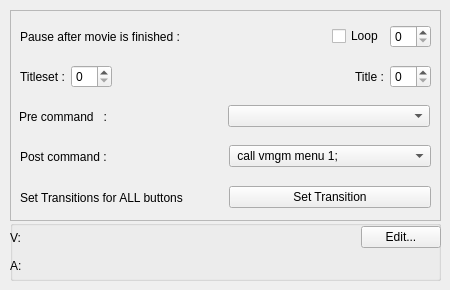
   <widget class="QWidget" name="tab">
    <attribute name="title">
     <string>Properties</string>
    </attribute>
    <widget class="QFrame" name="frame_3">
     <property name="geometry">
      <rect>
       <x>10</x>
       <y>10</y>
       <width>431</width>
       <height>211</height>
      </rect>
     </property>
     <property name="frameShape">
      <enum>QFrame::StyledPanel</enum>
     </property>
     <property name="frameShadow">
      <enum>QFrame::Raised</enum>
     </property>
     <widget class="QWidget" name="horizontalLayoutWidget_10">
      <property name="geometry">
       <rect>
        <x>10</x>
        <y>10</y>
        <width>411</width>
        <height>33</height>
       </rect>
      </property>
      <layout class="QHBoxLayout" name="horizontalLayout_10">
       <item>
        <widget class="QLabel" name="textLabel2">
         <property name="text">
          <string>Pause after movie is finished :</string>
         </property>
        </widget>
       </item>
       <item>
        <spacer name="horizontalSpacer_5">
         <property name="orientation">
          <enum>Qt::Horizontal</enum>
         </property>
         <property name="sizeHint" stdset="0">
          <size>
           <width>40</width>
           <height>20</height>
          </size>
         </property>
        </spacer>
       </item>
       <item>
        <widget class="QCheckBox" name="m_pCheckLoop">
         <property name="text">
          <string>Loop</string>
         </property>
        </widget>
       </item>
       <item>
        <widget class="QSpinBox" name="m_pSpinBoxPause"/>
       </item>
      </layout>
     </widget>
     <widget class="QWidget" name="horizontalLayoutWidget_11">
      <property name="geometry">
       <rect>
        <x>10</x>
        <y>50</y>
        <width>411</width>
        <height>33</height>
       </rect>
      </property>
      <layout class="QHBoxLayout" name="horizontalLayout_11">
       <item>
        <widget class="QLabel" name="textLabel2_3">
         <property name="text">
          <string>Titleset :</string>
         </property>
        </widget>
       </item>
       <item>
        <widget class="QSpinBox" name="m_pSpinBoxTitleset"/>
       </item>
       <item>
        <spacer name="horizontalSpacer_6">
         <property name="orientation">
          <enum>Qt::Horizontal</enum>
         </property>
         <property name="sizeHint" stdset="0">
          <size>
           <width>40</width>
           <height>20</height>
          </size>
         </property>
        </spacer>
       </item>
       <item>
        <widget class="QLabel" name="m_pLabelTitle">
         <property name="text">
          <string>Title :</string>
         </property>
        </widget>
       </item>
       <item>
        <widget class="QSpinBox" name="m_pSpinBoxTitle"/>
       </item>
      </layout>
     </widget>
     <widget class="QWidget" name="horizontalLayoutWidget_12">
      <property name="geometry">
       <rect>
        <x>9</x>
        <y>90</y>
        <width>411</width>
        <height>33</height>
       </rect>
      </property>
      <layout class="QHBoxLayout" name="horizontalLayout_12">
       <item>
        <widget class="QLabel" name="textLabel3">
         <property name="text">
          <string>Pre command   :</string>
         </property>
        </widget>
       </item>
       <item>
        <widget class="QComboBox" name="m_pComboPreCommand"/>
       </item>
      </layout>
     </widget>
     <widget class="QWidget" name="horizontalLayoutWidget_13">
      <property name="geometry">
       <rect>
        <x>10</x>
        <y>130</y>
        <width>411</width>
        <height>33</height>
       </rect>
      </property>
      <layout class="QHBoxLayout" name="horizontalLayout_13">
       <item>
        <widget class="QLabel" name="textLabel3_2">
         <property name="text">
          <string>Post command :</string>
         </property>
        </widget>
       </item>
       <item>
        <widget class="QComboBox" name="m_pComboPostCommand">
         <item>
          <property name="text">
           <string> call vmgm menu 1;</string>
          </property>
         </item>
        </widget>
       </item>
      </layout>
     </widget>
     <widget class="QWidget" name="horizontalLayoutWidget_14">
      <property name="geometry">
       <rect>
        <x>10</x>
        <y>170</y>
        <width>411</width>
        <height>35</height>
       </rect>
      </property>
      <layout class="QHBoxLayout" name="horizontalLayout_14">
       <item>
        <widget class="QLabel" name="m_pLabelTransition">
         <property name="text">
          <string>Set Transitions for ALL buttons</string>
         </property>
        </widget>
       </item>
       <item>
        <widget class="QPushButton" name="m_pButtonTransition">
         <property name="text">
          <string>Set Transition</string>
         </property>
        </widget>
       </item>
      </layout>
     </widget>
    </widget>
    <widget class="QGroupBox" name="m_pGroupCurrentFormat">
     <property name="geometry">
      <rect>
       <x>10</x>
       <y>220</y>
       <width>431</width>
       <height>61</height>
      </rect>
     </property>
     <widget class="QWidget" name="horizontalLayoutWidget_8">
      <property name="geometry">
       <rect>
        <x>0</x>
        <y>30</y>
        <width>431</width>
        <height>31</height>
       </rect>
      </property>
      <layout class="QHBoxLayout" name="horizontalLayout_8">
       <item>
        <widget class="QLabel" name="textLabel1_8">
         <property name="text">
          <string>A:</string>
         </property>
        </widget>
       </item>
       <item>
        <widget class="QLabel" name="m_pLabelAudioFormat">
         <property name="text">
          <string/>
         </property>
        </widget>
       </item>
       <item>
        <widget class="QLabel" name="m_pLabelAudioCodec">
         <property name="text">
          <string/>
         </property>
        </widget>
       </item>
       <item>
        <spacer name="horizontalSpacer_4">
         <property name="orientation">
          <enum>Qt::Horizontal</enum>
         </property>
         <property name="sizeHint" stdset="0">
          <size>
           <width>40</width>
           <height>20</height>
          </size>
         </property>
        </spacer>
       </item>
      </layout>
     </widget>
     <widget class="QWidget" name="horizontalLayoutWidget_9">
      <property name="geometry">
       <rect>
        <x>0</x>
        <y>0</y>
        <width>431</width>
        <height>35</height>
       </rect>
      </property>
      <layout class="QHBoxLayout" name="horizontalLayout_9">
       <item>
        <widget class="QLabel" name="textLabel1_7">
         <property name="text">
          <string>V:</string>
         </property>
        </widget>
       </item>
       <item>
        <widget class="QLabel" name="m_pLabelVideoFormat">
         <property name="text">
          <string/>
         </property>
        </widget>
       </item>
       <item>
        <widget class="QLabel" name="m_pLabelVideoCodec">
         <property name="text">
          <string/>
         </property>
        </widget>
       </item>
       <item>
        <spacer name="horizontalSpacer_3">
         <property name="orientation">
          <enum>Qt::Horizontal</enum>
         </property>
         <property name="sizeHint" stdset="0">
          <size>
           <width>40</width>
           <height>20</height>
          </size>
         </property>
        </spacer>
       </item>
       <item>
        <widget class="QPushButton" name="m_pButtonEdit">
         <property name="text">
          <string>Edit...</string>
         </property>
        </widget>
       </item>
      </layout>
     </widget>
    </widget>
   </widget>
